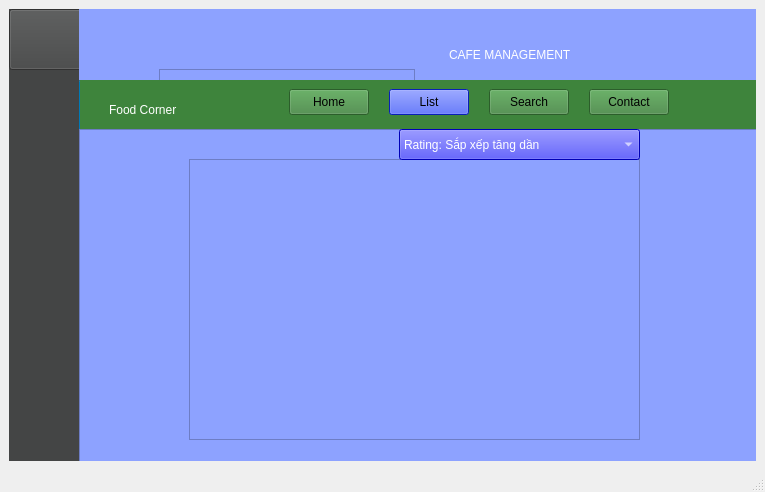
<?xml version="1.0" encoding="UTF-8"?>
<ui version="4.0">
 <class>MainWindow</class>
 <widget class="QMainWindow" name="MainWindow">
  <property name="geometry">
   <rect>
    <x>0</x>
    <y>0</y>
    <width>765</width>
    <height>492</height>
   </rect>
  </property>
  <property name="windowTitle">
   <string>MainWindow</string>
  </property>
  <widget class="QWidget" name="centralwidget">
   <layout class="QGridLayout" name="gridLayout">
    <item row="0" column="0">
     <widget class="QWidget" name="widget" native="true">
      <property name="styleSheet">
       <string notr="true">background-color: rgb(149, 103, 21);
background-color: rgb(62, 132, 60);</string>
      </property>
      <widget class="QWidget" name="widget_2" native="true">
       <property name="geometry">
        <rect>
         <x>0</x>
         <y>0</y>
         <width>71</width>
         <height>461</height>
        </rect>
       </property>
       <property name="styleSheet">
        <string notr="true">background-color: rgb(68, 69, 69);</string>
       </property>
       <widget class="QPushButton" name="pushButton">
        <property name="geometry">
         <rect>
          <x>0</x>
          <y>0</y>
          <width>75</width>
          <height>61</height>
         </rect>
        </property>
        <property name="styleSheet">
         <string notr="true">background-color: rgb(68, 69, 69);</string>
        </property>
        <property name="text">
         <string/>
        </property>
        <property name="icon">
         <iconset>
          <normaloff>../image/image-removebg-preview.png</normaloff>../image/image-removebg-preview.png</iconset>
        </property>
        <property name="iconSize">
         <size>
          <width>50</width>
          <height>50</height>
         </size>
        </property>
       </widget>
       <widget class="QPushButton" name="pushButton_3">
        <property name="geometry">
         <rect>
          <x>70</x>
          <y>70</y>
          <width>75</width>
          <height>61</height>
         </rect>
        </property>
        <property name="contextMenuPolicy">
         <enum>Qt::DefaultContextMenu</enum>
        </property>
        <property name="styleSheet">
         <string notr="true">color: rgb(255, 255, 255);
background-color: rgb(0, 170, 255);</string>
        </property>
        <property name="text">
         <string/>
        </property>
        <property name="icon">
         <iconset>
          <normaloff>../image/image.png</normaloff>../image/image.png</iconset>
        </property>
        <property name="iconSize">
         <size>
          <width>25</width>
          <height>25</height>
         </size>
        </property>
       </widget>
       <widget class="QLabel" name="label_6">
        <property name="geometry">
         <rect>
          <x>0</x>
          <y>400</y>
          <width>71</width>
          <height>61</height>
         </rect>
        </property>
        <property name="styleSheet">
         <string notr="true">color: rgb(255, 255, 255);</string>
        </property>
        <property name="text">
         <string/>
        </property>
        <property name="pixmap">
         <pixmap>../image/image-removebg-preview (3).png</pixmap>
        </property>
        <property name="scaledContents">
         <bool>true</bool>
        </property>
       </widget>
      </widget>
      <widget class="QWidget" name="widget_3" native="true">
       <property name="geometry">
        <rect>
         <x>70</x>
         <y>0</y>
         <width>681</width>
         <height>71</height>
        </rect>
       </property>
       <property name="styleSheet">
        <string notr="true">background-color: rgb(141, 162, 255);</string>
       </property>
       <widget class="QLabel" name="label_2">
        <property name="geometry">
         <rect>
          <x>370</x>
          <y>30</y>
          <width>281</width>
          <height>31</height>
         </rect>
        </property>
        <property name="styleSheet">
         <string notr="true">font: 75 16pt &quot;Adobe Caslon Pro Bold&quot;;
color: rgb(255, 255, 255);</string>
        </property>
        <property name="text">
         <string>CAFE MANAGEMENT</string>
        </property>
       </widget>
       <widget class="QLabel" name="label_3">
        <property name="geometry">
         <rect>
          <x>10</x>
          <y>10</y>
          <width>81</width>
          <height>61</height>
         </rect>
        </property>
        <property name="text">
         <string/>
        </property>
        <property name="pixmap">
         <pixmap>../../th__11_-removebg-preview.png</pixmap>
        </property>
        <property name="scaledContents">
         <bool>true</bool>
        </property>
       </widget>
       <widget class="QTableWidget" name="tableWidget">
        <property name="geometry">
         <rect>
          <x>80</x>
          <y>60</y>
          <width>256</width>
          <height>192</height>
         </rect>
        </property>
       </widget>
      </widget>
      <widget class="QLabel" name="label_13">
       <property name="geometry">
        <rect>
         <x>100</x>
         <y>70</y>
         <width>151</width>
         <height>61</height>
        </rect>
       </property>
       <property name="styleSheet">
        <string notr="true">font: 75 25pt &quot;Adobe Caslon Pro Bold&quot;;
color: rgb(255, 255, 255);
background-color: rgba(0, 0, 0, 0);</string>
       </property>
       <property name="text">
        <string>Food Corner</string>
       </property>
      </widget>
      <widget class="QFrame" name="frame">
       <property name="geometry">
        <rect>
         <x>70</x>
         <y>120</y>
         <width>681</width>
         <height>341</height>
        </rect>
       </property>
       <property name="styleSheet">
        <string notr="true">
background-color: rgb(141, 162, 255);</string>
       </property>
       <property name="frameShape">
        <enum>QFrame::StyledPanel</enum>
       </property>
       <property name="frameShadow">
        <enum>QFrame::Raised</enum>
       </property>
       <widget class="QScrollArea" name="scrollArea">
        <property name="geometry">
         <rect>
          <x>110</x>
          <y>30</y>
          <width>451</width>
          <height>281</height>
         </rect>
        </property>
        <property name="widgetResizable">
         <bool>true</bool>
        </property>
        <widget class="QWidget" name="scrollAreaWidgetContents">
         <property name="geometry">
          <rect>
           <x>0</x>
           <y>0</y>
           <width>449</width>
           <height>279</height>
          </rect>
         </property>
        </widget>
       </widget>
       <widget class="QComboBox" name="comboBox">
        <property name="geometry">
         <rect>
          <x>320</x>
          <y>0</y>
          <width>241</width>
          <height>31</height>
         </rect>
        </property>
        <property name="styleSheet">
         <string notr="true">background-color: rgb(255, 0, 0);
color: rgb(255, 255, 255);
font: 75 14pt &quot;MS Shell Dlg 2&quot;;
background-color: rgb(0, 0, 255);</string>
        </property>
        <item>
         <property name="text">
          <string>Rating: Sắp xếp tăng dần</string>
         </property>
        </item>
        <item>
         <property name="text">
          <string>Rating: Sắp xếp giảm dần</string>
         </property>
        </item>
       </widget>
      </widget>
      <widget class="QPushButton" name="pushButton_2">
       <property name="geometry">
        <rect>
         <x>380</x>
         <y>80</y>
         <width>80</width>
         <height>26</height>
        </rect>
       </property>
       <property name="styleSheet">
        <string notr="true">background-color: rgb(13, 44, 255);</string>
       </property>
       <property name="text">
        <string>List</string>
       </property>
      </widget>
      <widget class="QPushButton" name="pushButton_4">
       <property name="geometry">
        <rect>
         <x>480</x>
         <y>80</y>
         <width>80</width>
         <height>26</height>
        </rect>
       </property>
       <property name="text">
        <string>Search</string>
       </property>
      </widget>
      <widget class="QPushButton" name="pushButton_5">
       <property name="geometry">
        <rect>
         <x>580</x>
         <y>80</y>
         <width>80</width>
         <height>26</height>
        </rect>
       </property>
       <property name="text">
        <string>Contact</string>
       </property>
      </widget>
      <widget class="QPushButton" name="pushButton_6">
       <property name="geometry">
        <rect>
         <x>280</x>
         <y>80</y>
         <width>80</width>
         <height>26</height>
        </rect>
       </property>
       <property name="styleSheet">
        <string notr="true">abackground-color: rgb(13, 44, 255);</string>
       </property>
       <property name="text">
        <string>Home</string>
       </property>
      </widget>
     </widget>
    </item>
   </layout>
  </widget>
  <widget class="QMenuBar" name="menubar">
   <property name="geometry">
    <rect>
     <x>0</x>
     <y>0</y>
     <width>765</width>
     <height>21</height>
    </rect>
   </property>
  </widget>
  <widget class="QStatusBar" name="statusbar"/>
 </widget>
 <resources/>
 <connections/>
</ui>
